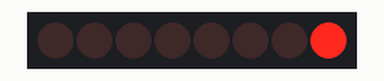
Simulated run of this sketch. Board: Arduino Uno, built with avr-gcc and run on an emulated ATmega328P. On the bench: 8 shift-register outputs drawn as a row of LEDs (first output left, lit = HIGH). Wiring (inferred from the names in the program): shift register (74HC595): data pin 5; shift clock pin 3; latch pin 4; MR pin 2. Wiring (inferred from the signals the program sends): row of LEDs: on Q0, Q1, Q2, Q3, Q4, Q5, Q6, Q7.

Above: at 0.08 s.
At 0.31 s:
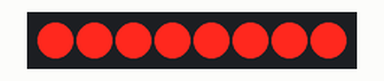
At 1.21 s:
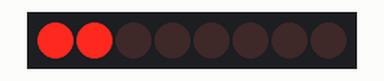
At 1.57 s:
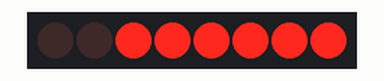
At 2.83 s:
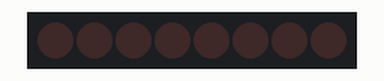
Timing chart, 0 to 3.1 s (numbered marks = the images above):
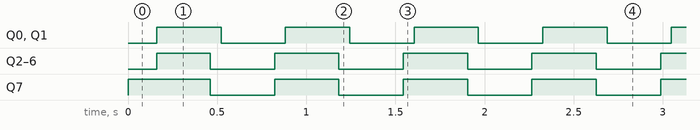

Measured:
- by itself, Q0–6: alternates HIGH for 0.36 s and LOW for 0.36 s
- by itself, Q7: repeats every 0.72 s: LOW 0.36 s, HIGH 0.36 s
- by itself, everything shown: repeats every 0.72 s, in 4 steps

The sketch:

SRTest.ino
```cpp
const int A         =  200;  // ONタイム  [msec]
const int B         =  200;  // OFFタイム [msec]
const int C         =  20;   // 1chずつずらすタイミング [msec] （0の場合は全チャンネル一斉にオンオフする）

const int N         =  8;    // 電磁弁の数

const int PIN_CLR   =  2;
const int PIN_SCLK  =  3;
const int PIN_RCLK  =  4;
const int PIN_SOUT1 =  5;

void full_reset() {
  digitalWrite(PIN_CLR, LOW);
  delay(10);
  digitalWrite(PIN_CLR, HIGH);
}

void setup() {
  pinMode(PIN_SOUT1, OUTPUT);
  pinMode(PIN_RCLK,  OUTPUT);
  pinMode(PIN_SCLK,  OUTPUT);
  pinMode(PIN_CLR,   OUTPUT);

  digitalWrite(PIN_CLR, HIGH);
}

void loop() {
  if (C == 0) {
    // 全チャンネル同時にオンオフする
    // ON
    digitalWrite(PIN_RCLK, LOW);
    shiftOut(PIN_SOUT1, PIN_SCLK, LSBFIRST, B11111111);
    digitalWrite(PIN_RCLK, HIGH);
    delay(A);
    // OFF
    digitalWrite(PIN_RCLK, LOW);
    shiftOut(PIN_SOUT1, PIN_SCLK, LSBFIRST, B00000000);
    digitalWrite(PIN_RCLK, HIGH);
    delay(B);
  }
  else {
    // 1chずつずらしてオンオフする
    if (C * N < A) {
      // C * N << A の場合
      // ON
      int bitPattern = B00000001;
      for (int i = 0; i < N; ++i) {
        digitalWrite(PIN_RCLK, LOW);
        shiftOut(PIN_SOUT1, PIN_SCLK, LSBFIRST, bitPattern);
        digitalWrite(PIN_RCLK, HIGH);
        bitPattern <<= 1;
        bitPattern |= 1;
        delay(C);
      }
      delay(A);
      // OFF
      bitPattern = B11111110;
      for (int i = 0; i < N; ++i) {
        digitalWrite(PIN_RCLK, LOW);
        shiftOut(PIN_SOUT1, PIN_SCLK, LSBFIRST, bitPattern);
        digitalWrite(PIN_RCLK, HIGH);
        bitPattern <<= 1;
        delay(C);
      }
      delay(B);
    }
    else {
      // C * N >> A + B の場合
      int bitPattern = B00000001;
      for (int i = 0; i < N; ++i) {
        // ON
        digitalWrite(PIN_RCLK, LOW);
        shiftOut(PIN_SOUT1, PIN_SCLK, LSBFIRST, bitPattern);
        digitalWrite(PIN_RCLK, HIGH);
        bitPattern <<= 1;
        delay(A);
        // OFF
        digitalWrite(PIN_RCLK, LOW);
        shiftOut(PIN_SOUT1, PIN_SCLK, LSBFIRST, B00000000);
        digitalWrite(PIN_RCLK, HIGH);
        delay(B);
      }
      delay(C);
    }
  }
}
```
